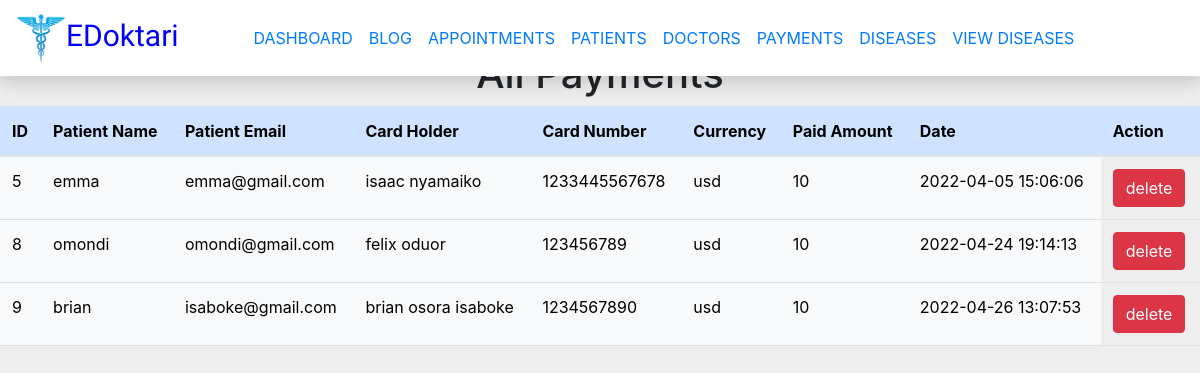
The app's page /allpayments.php with its own data.
### tables this page shows
CREATE TABLE `payment` (
  `id` int(11) NOT NULL,
  `patientname` varchar(100) NOT NULL,
  `patientemail` varchar(255) NOT NULL,
  `card_holder` varchar(30) NOT NULL,
  `card_num` bigint(20) NOT NULL,
  `card_cvc` int(5) NOT NULL,
  `card_exp_month` varchar(2) NOT NULL,
  `card_exp_year` varchar(5) NOT NULL,
  `price` int(10) NOT NULL,
  `currency` varchar(10) NOT NULL DEFAULT 'usd',
  `paid_amount` varchar(10) NOT NULL,
  `paid_amount_currency` varchar(10) NOT NULL,
  `created` datetime NOT NULL
);

### allpayments.php (the view, shortened to what this page needs)
<?Php
include "admin_login.php";
	?>
<!DOCTYPE html>
<html>
<head>
<link rel="stylesheet" href="https://cdnjs.cloudflare.com/ajax/libs/malihu-custom-scrollbar-plugin/3.1.5/jquery.mCustomScrollbar.min.css">
<link rel="stylesheet" href="https://cdn.jsdelivr.net/npm/bootstrap@5.1.3/dist/css/bootstrap.min.css">
<link rel="stylesheet" href="https://cdn.jsdelivr.net/npm/bootstrap@4.5.3/dist/css/bootstrap.min.css">
    <link rel="stylesheet" href="https://cdnjs.cloudflare.com/ajax/libs/bootstrap-datepicker/1.9.0/css/bootstrap-datepicker.min.css">
    <link rel="stylesheet" href="https://maxcdn.bootstrapcdn.com/bootstrap/4.0.0/css/bootstrap.min.css">
    <link rel="stylesheet" href="https://cdnjs.cloudflare.com/ajax/libs/font-awesome/4.7.0/css/font-awesome.min.css">
</head>
<body>
<nav class="navbar navbar-expand-lg navbar-light bg-white shadow fixed-top">
    <a class="navbar-brand" href="admindashboard.php" style = "font-family: 'kaushan Script';font-size: 30px;color:blue;"><img src="EDoktari_logo.png" width="50" height="50" class="d-inline-block align-top" alt="">EDoktari</a>
    <div class="collapse navbar-collapse " id="navbarNavDropdown">
    <ul class="navbar-nav mx-auto">
    <li class="nav-item">
        <a class="nav-link text-primary" href="admindashboard.php">DASHBOARD</a>
      </li>
       <li class="nav-item">
        <a class="nav-link text-primary" href="index.php">BLOG</a>
      </li>
      <li class="nav-item">
        <a class="nav-link text-primary" href="allappointments.php">APPOINTMENTS</a>
      </li>
      <li class="nav-item">
        <a class="nav-link text-primary" href="allpatients.php">PATIENTS</a>
      </li>
      <li class="nav-item">
        <a class="nav-link text-primary" href="alldoctors.php">DOCTORS</a>
      </li>
      <li class="nav-item">
        <a class="nav-link text-primary" href="allpayments.php">PAYMENTS</a>
      </li>
      <li class="nav-item">
        <a class="nav-link text-primary" href="admindiseases.php">DISEASES</a>
      </li>
      <li class="nav-item">
        <a class="nav-link text-primary" href="viewdiseases.php">VIEW DISEASES</a>
      </li>
    </ul>
    </div>
  </nav>
<section>
<center>
    <h1>All Payments</h1>
</center>
<table class='table'>
        <thead class='table-primary'>
          <tr>
            <th scope='col'>ID</th>
            <th scope='col'>Patient Name</th>
            <th scope='col'>Patient Email</th>
            <th scope='col'>Card Holder</th>
            <th scope='col'>Card Number</th>
            <th scope='col'>Currency</th>
            <th scope='col'>Paid Amount</th>
            <th scope='col'>Date</th>
            <th  scope='col'>Action</th>
          </tr>
        </thead>
        <tbody>
<?php
                $sql = "SELECT * FROM payment";
                $query = mysqli_query($conn,$sql);
    while ($row = mysqli_fetch_array($query))
    {
    ?>
          <tr>
            <td class="table-light"><?php  echo $row['id'];?></td>
            <td class="table-light"><?php  echo $row['patientname'];?></td>
            <td class="table-light"><?php  echo $row['patientemail'];?></td>
            <td class="table-light"><?php  echo $row['card_holder'];?></td>
            <td class="table-light"><?php  echo $row['card_num'];?></td>
            <td class="table-light"><?php  echo $row['currency'];?></td>
            <td class="table-light"><?php  echo $row['paid_amount'];?></td>
            <td class="table-light"><?php  echo $row['created'];?></td>
			<td>
            <a href="deletepayments.php?id=<?php echo $row["id"]; ?>" class="btn btn-danger" onclick="return confirm('Are you sure to delete?');">delete</a>
			</td>
          </tr>
<?php } ?>
</tbody>
</table>

### allpayments.php (style rules this page uses)
body { margin-top:0px; background:#eee; }
section { margin-top:50px; }

### records on screen
payment: id "5", patientname "emma", patientemail "emma@gmail.com", card_holder "isaac nyamaiko", card_num "1233445567678", currency "usd", paid_amount "10", created "2022-04-05 15:06:06"
payment: id "8", patientname "omondi", patientemail "omondi@gmail.com", card_holder "felix oduor", card_num "123456789", currency "usd", paid_amount "10", created "2022-04-24 19:14:13"
payment: id "9", patientname "brian", patientemail "isaboke@gmail.com", card_holder "brian osora isaboke", card_num "1234567890", currency "usd", paid_amount "10", created "2022-04-26 13:07:53"
